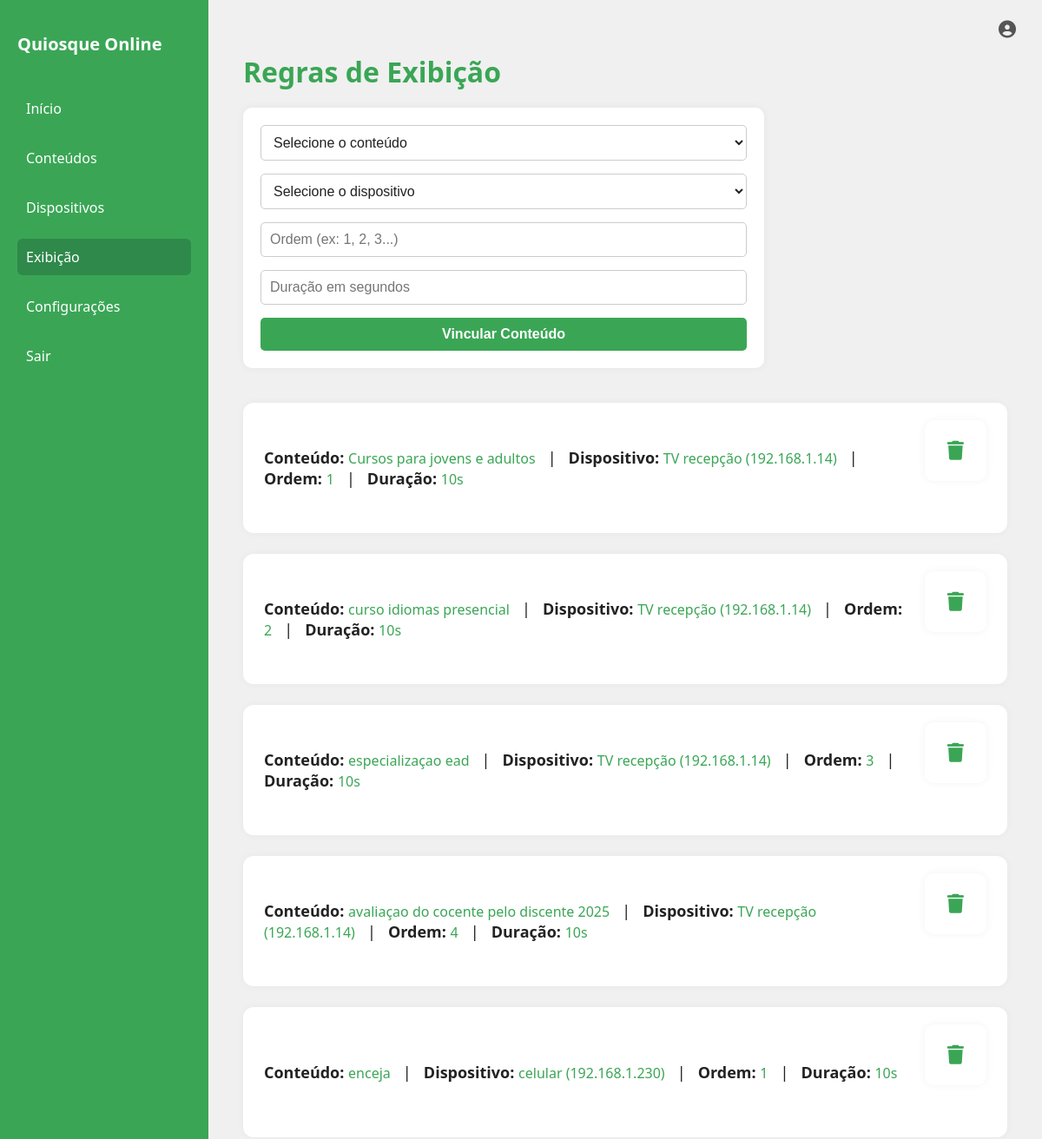
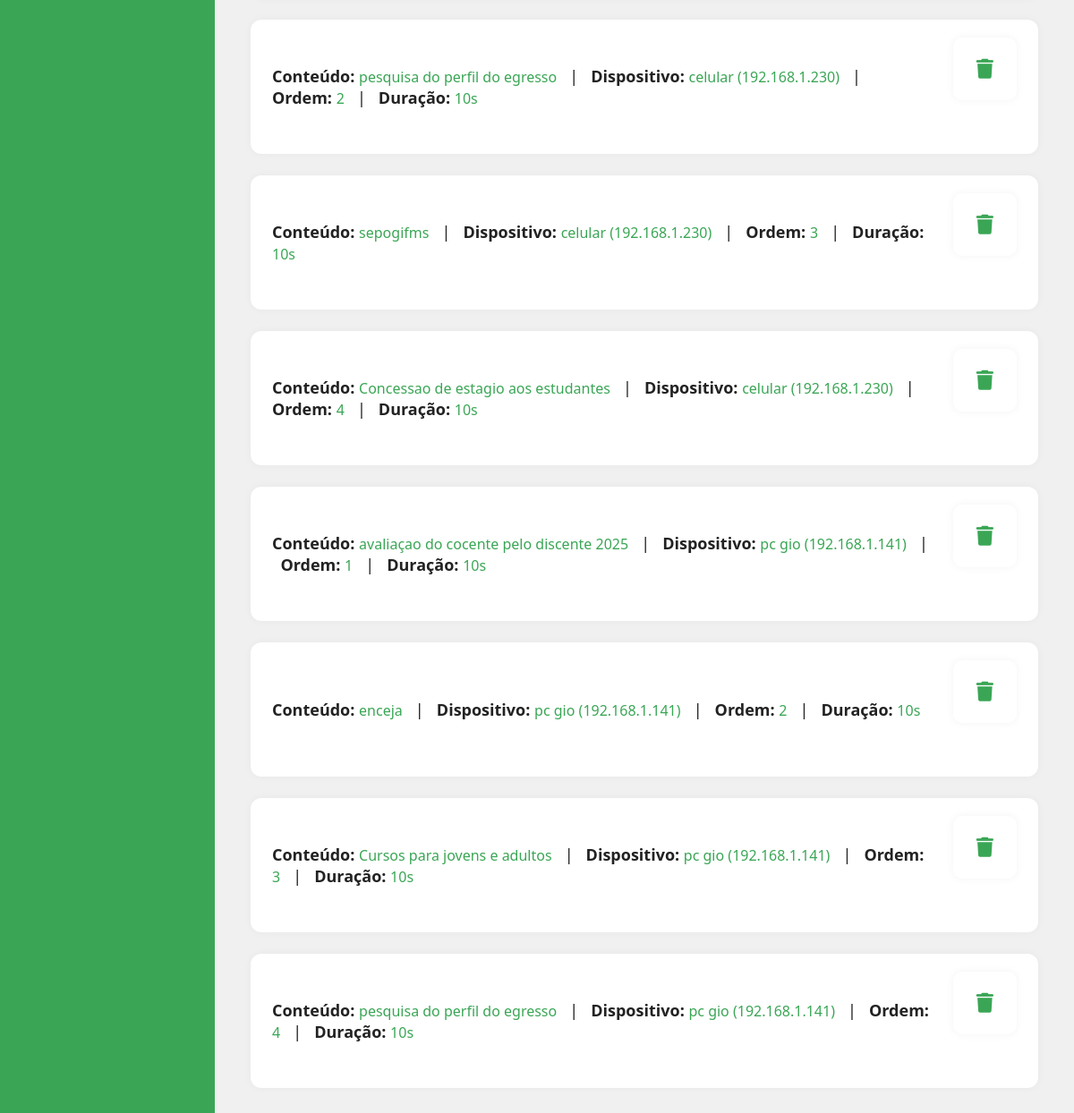
/regras (signed in), run on the app's committed database (2 pictures, top to bottom).
### app.py (models this page shows)
class Regra(db.Model):
    id = db.Column(db.Integer, primary_key=True)
    conteudo_id = db.Column(db.Integer, db.ForeignKey('conteudo.id'), nullable=False)
    dispositivo_id = db.Column(db.Integer, db.ForeignKey('dispositivo.id'), nullable=False)
    ordem = db.Column(db.Integer, nullable=False, default=1)
    duracao = db.Column(db.Integer, nullable=False, default=10)
    conteudo = db.relationship("Conteudo")
    dispositivo = db.relationship("Dispositivo")

class Conteudo(db.Model):
    id = db.Column(db.Integer, primary_key=True)
    titulo = db.Column(db.String(150), nullable=False)
    imagem = db.Column(db.String(255), nullable=False)
    grupo = db.Column(db.String(80), nullable=False)

class Dispositivo(db.Model):
    id = db.Column(db.Integer, primary_key=True)
    nome = db.Column(db.String(150), nullable=False)
    ip = db.Column(db.String(32), nullable=False)

### app.py (the view, shortened to what this page needs)
@app.route('/regras', methods=['GET', 'POST'])
@login_required
def regras():
    conteudos = Conteudo.query.all()
    dispositivos = Dispositivo.query.all()
    regras = Regra.query.order_by(Regra.dispositivo_id, Regra.ordem).all()
    return render_template('dashregrasnegocio.html', conteudos=conteudos, dispositivos=dispositivos, regras=regras)

### app.py (called while the page is built)
@app.context_processor
def inject_dark_mode():
    return dict(
        dark_mode=session.get('dark_mode', False),
        usuario_nome=session.get('usuario_nome', None),
        usuario_username=session.get('usuario_username', None)
    )

def login_required(f):
    @wraps(f)
    def decorated(*args, **kwargs):
        if 'usuario_id' not in session:
            return redirect(url_for('login'))
        return f(*args, **kwargs)
    return decorated

### templates/dashregrasNegocio.html (shortened to what this page needs)
<!DOCTYPE html>
<html lang="pt-br">
<head>
  <link rel="stylesheet" href="https://cdnjs.cloudflare.com/ajax/libs/font-awesome/6.4.0/css/all.min.css">
</head>
<body class="{% if dark_mode %}dark{% endif %}">
  <div class="sidebar">
    <h2>Quiosque Online</h2>
    <a href="/painel">Início</a>
    <a href="/conteudos">Conteúdos</a>
    <a href="/dispositivos">Dispositivos</a>
    <a href="/regras" class="active">Exibição</a>
    <a href="/configuracoes">Configurações</a>
    <a href="/logout">Sair</a>
  </div>
  <div class="content">
    <div class="user-icon" id="userIcon">
      <i class="fas fa-user-circle"></i>
    </div>
    <h1>Regras de Exibição</h1>
    <form method="POST">
      <select name="conteudo_id" required>
        <option value="">Selecione o conteúdo</option>
      </select>
      <select name="dispositivo_id" required>
        <option value="">Selecione o dispositivo</option>
      </select>
      <input type="number" name="ordem" min="1" max="99" placeholder="Ordem (ex: 1, 2, 3...)" required>
      <input type="number" name="duracao" min="5" max="600" placeholder="Duração em segundos" required>
      <button type="submit">Vincular Conteúdo</button>
    </form>
    <ul class="regras-lista">
      {% for r in regras %}
      <li class="regra-card">
        <div class="regra-info">
          <strong>Conteúdo:</strong> <span>{{ r.conteudo.titulo }}</span> &nbsp; | &nbsp;
          <strong>Dispositivo:</strong> <span>{{ r.dispositivo.nome }} ({{ r.dispositivo.ip }})</span>
          &nbsp; | &nbsp; <strong>Ordem:</strong> <span>{{ r.ordem }}</span>
          &nbsp; | &nbsp; <strong>Duração:</strong> <span>{{ r.duracao }}s</span>
        </div>
        <div class="regra-actions">
          <form method="POST" action="{{ url_for('remover_regra', id=r.id) }}">
            <button type="submit" title="Remover" onclick="return confirm('Remover esta regra?')">
              <i class="fas fa-trash"></i>
            </button>
          </form>
        </div>
      </li>
      {% endfor %}
    </ul>
  </div>
</body>
</html>

### templates/dashregrasNegocio.html (style rules this page uses)
* { box-sizing: border-box; }
body { margin: 0; font-family: 'Segoe UI', sans-serif; background-color: #f0f0f0; color: #222; display: flex; height: 100vh; transition: background 0.3s, color 0.3s; }
.sidebar { width: 240px; background-color: #3AA655; padding: 20px; color: white; display: flex; flex-direction: column; }
.sidebar h2 { margin-bottom: 40px; font-size: 20px; }
.sidebar a { color: white; text-decoration: none; margin-bottom: 15px; padding: 10px; border-radius: 6px; }
.sidebar a.active { background-color: #2f894a; }
.content { flex: 1; padding: 40px; position: relative; overflow-y: auto; height: 100vh; background: transparent; }
.user-icon { position: absolute; top: 20px; right: 30px; font-size: 20px; color: #555; cursor: pointer; }
h1 { color: #3AA655; margin-bottom: 20px; }
form { background-color: white; padding: 20px; border-radius: 10px; max-width: 600px; margin-bottom: 40px; box-shadow: 0 0 10px rgba(0,0,0,0.05); }
form select, form input, form button { width: 100%; padding: 10px; margin-bottom: 15px; border-radius: 5px; border: 1px solid #ccc; font-size: 16px; background: #fff; color: #222; }
form select { background: #fff; color: #222; }
form button { background-color: #3AA655; color: white; font-weight: bold; cursor: pointer; border: none; transition: background 0.2s; margin-bottom: 0; }
.regras-lista { padding: 0; margin: 0; display: flex; flex-direction: column; gap: 24px; max-width: 100%; list-style: none; }
.regra-card { background: #fff; border-radius: 12px; box-shadow: 0 0 10px rgba(0,0,0,0.04); padding: 20px 24px; display: flex; align-items: center; gap: 24px; min-height: 70px; justify-content: space-between; transition: background 0.2s, color 0.2s; }
.regra-info { flex: 1; min-width: 140px; font-size: 18px; }
.regra-info strong { font-size: 18px; color: #222; }
.regra-info span { color: #3AA655; font-size: 16px; }
.regra-actions { display: flex; flex-direction: column; gap: 12px; align-items: center; justify-content: center; min-width: 48px; }
.regra-actions form button { color: #3AA655; background: none; border: none; font-size: 22px; cursor: pointer; padding: 4px 6px; border-radius: 4px; transition: background 0.18s; outline: none; display: flex; align-items: center; justify-content: center; }

### data on the page
Regra: conteudo.titulo "Cursos para jovens e adultos", dispositivo.nome "TV recepção", dispositivo.ip "192.168.1.14", ordem "1", duracao "10"
Regra: conteudo.titulo "curso idiomas presencial", dispositivo.nome "TV recepção", dispositivo.ip "192.168.1.14", ordem "2", duracao "10"
Regra: conteudo.titulo "especializaçao ead", dispositivo.nome "TV recepção", dispositivo.ip "192.168.1.14", ordem "3", duracao "10"
Regra: conteudo.titulo "avaliaçao do cocente pelo discente 2025", dispositivo.nome "TV recepção", dispositivo.ip "192.168.1.14", ordem "4", duracao "10"
Regra: conteudo.titulo "enceja", dispositivo.nome "celular", dispositivo.ip "192.168.1.230", ordem "1", duracao "10"
Regra: conteudo.titulo "pesquisa do perfil do egresso", dispositivo.nome "celular", dispositivo.ip "192.168.1.230", ordem "2", duracao "10"
Regra: conteudo.titulo "sepogifms", dispositivo.nome "celular", dispositivo.ip "192.168.1.230", ordem "3", duracao "10"
Regra: conteudo.titulo "Concessao de estagio aos estudantes", dispositivo.nome "celular", dispositivo.ip "192.168.1.230", ordem "4", duracao "10"
Regra: conteudo.titulo "avaliaçao do cocente pelo discente 2025", dispositivo.nome "pc gio", dispositivo.ip "192.168.1.141", ordem "1", duracao "10"
Regra: conteudo.titulo "enceja", dispositivo.nome "pc gio", dispositivo.ip "192.168.1.141", ordem "2", duracao "10"
Regra: conteudo.titulo "Cursos para jovens e adultos", dispositivo.nome "pc gio", dispositivo.ip "192.168.1.141", ordem "3", duracao "10"
Regra: conteudo.titulo "pesquisa do perfil do egresso", dispositivo.nome "pc gio", dispositivo.ip "192.168.1.141", ordem "4", duracao "10"
